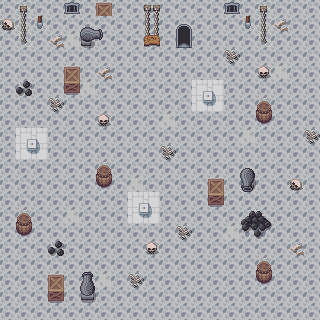

A 2D game scene composited from a Tiled map and its tileset images. What follows is a short description and the map's XML, with every tile layer's data as written:
An orthogonal 20x20 tile map with 16x16 px tiles, 2 tile layers (Ground, Collisions).

<map version="1.9" tiledversion="1.9.2" orientation="orthogonal" renderorder="left-up" width="20" height="20" tilewidth="16" tileheight="16" infinite="0" nextlayerid="3" nextobjectid="1">
 <tileset firstgid="1" source="TiledSheet.tsx" />
 <layer id="1" name="Ground" width="20" height="20">
  <data encoding="csv">
497,497,497,497,497,497,497,497,497,497,497,497,497,497,497,497,497,497,497,497,
497,497,497,497,497,497,497,497,497,497,497,497,497,497,497,497,497,497,497,497,
497,497,497,497,455,497,497,497,497,497,497,455,497,497,497,497,497,497,497,497,
497,497,497,497,497,497,497,497,497,497,497,497,497,497,497,497,497,497,497,497,
497,497,497,497,497,497,497,497,497,497,497,497,497,497,497,497,497,455,497,497,
497,497,497,497,497,455,497,497,497,497,497,497,29,30,497,497,497,497,497,497,
497,497,497,497,497,497,497,497,497,497,497,497,69,70,497,497,497,497,497,497,
497,497,497,497,497,497,497,497,497,497,455,497,497,497,497,497,497,497,497,497,
497,29,30,497,497,497,497,497,497,497,497,497,497,497,497,455,497,497,497,497,
497,69,70,497,497,497,497,497,497,497,497,497,497,497,497,497,497,497,497,497,
497,497,497,497,497,497,497,497,497,497,497,497,497,497,497,497,497,497,497,497,
497,497,497,497,497,497,497,497,455,497,497,497,497,497,497,497,497,497,497,497,
497,497,497,497,497,497,497,497,29,30,497,497,497,497,497,497,497,497,497,497,
497,497,497,497,455,497,497,497,69,70,497,497,497,497,497,497,497,497,497,497,
497,497,497,497,497,497,497,497,497,497,497,497,497,497,455,497,497,497,497,497,
497,497,497,497,497,497,497,497,497,497,497,497,497,497,497,497,497,497,497,497,
497,497,497,497,497,497,497,497,497,497,497,497,497,497,497,497,497,497,497,497,
497,497,497,497,497,497,455,497,497,497,497,497,497,497,497,497,497,497,497,497,
497,497,497,497,497,497,497,497,497,497,497,497,497,497,497,497,497,497,497,497,
497,497,497,497,497,497,497,497,497,497,497,497,497,497,497,497,497,497,497,497
</data>
 </layer>
 <layer id="2" name="Collisions" width="20" height="20">
  <data encoding="csv">
0,67,0,0,27,0,31,0,0,37,0,0,0,0,27,0,67,0,0,0,
148,107,1125,0,0,1095,1096,0,0,77,0,106,0,0,0,1125,107,110,0,0,
0,147,0,110,0,1135,1136,0,0,117,0,146,0,0,0,0,147,0,0,0,
0,0,0,0,0,0,0,0,0,0,0,0,0,0,108,0,0,0,0,0,
0,0,0,0,31,0,110,0,0,0,0,0,0,0,0,0,109,0,0,0,
0,894,0,0,71,0,0,0,0,0,0,0,0,0,0,0,0,0,0,0,
0,0,0,108,0,0,0,0,0,0,0,0,0,0,0,0,34,0,0,0,
0,0,0,0,0,0,109,0,0,0,0,0,0,0,0,0,74,0,0,0,
0,0,0,0,0,0,0,0,0,0,0,0,0,0,0,0,0,0,0,108,
0,0,0,0,0,0,0,0,0,0,108,0,0,0,0,0,0,0,0,0,
0,0,0,0,0,0,34,0,0,0,0,0,0,0,0,891,0,0,0,0,
0,0,0,0,0,0,74,0,0,0,0,0,0,31,0,931,0,0,148,0,
0,0,0,0,0,0,0,0,0,0,0,0,0,71,0,0,0,0,0,0,
0,34,0,0,0,0,0,0,0,0,0,0,0,0,0,933,934,0,0,0,
0,74,0,0,0,0,0,0,0,0,0,108,0,0,0,973,974,0,0,0,
0,0,0,894,0,0,0,0,0,109,0,0,0,0,0,0,0,0,110,0,
0,0,0,0,0,0,0,0,0,0,0,0,0,0,0,0,34,0,0,0,
0,0,0,31,0,971,0,0,108,0,0,0,0,0,0,0,74,0,0,0,
0,0,0,71,0,1011,0,0,0,0,0,0,0,0,0,0,0,0,0,0,
0,0,0,0,0,0,0,0,0,0,0,0,0,0,0,0,0,0,0,0
</data>
 </layer>
</map>
